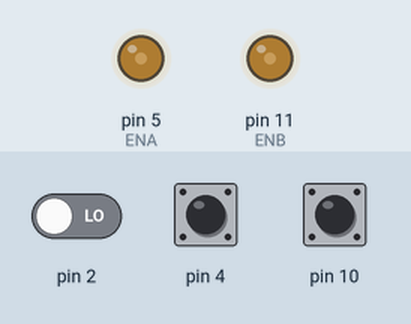
This sketch was run on a simulated Arduino Uno, built with avr-gcc and run on an emulated ATmega328P. Shown: output pins drawn as LEDs (lit = HIGH). The test bench sets the inputs (shaded band); at power-on: pin 10 LOW, pin 4 LOW, pin 2 LOW. What the sketch prints to the serial monitor is not drawn.

Above: at 1.06 s.
1.3 s: pin 10 driven HIGH
4.3 s: pin 4 driven HIGH
5.8 s: pin 4 driven LOW
8.8 s: pin 10 driven LOW
11.8 s: pin 10 pulsed HIGH 2 times (0.12 s each, 0.3 s apart)
15.4 s: pin 4 pulsed HIGH 2 times (0.12 s each, 0.3 s apart)
Timing chart, 0 to 20.0 s (numbered marks = the images above; inputs shaded):
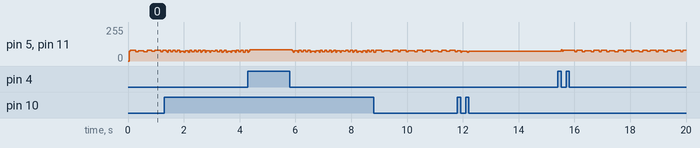

The sketch:

Line_tracking_car.ino
```cpp
//www.elegoo.com
//2016.09.23

int in1=6;
int in2=7;
int in3=8;
int in4=9;
int ENA=5;
int ENB=11;
 int ABS=115;
 void _mForward()
{
  analogWrite(ENA,ABS);
  analogWrite(ENB,ABS);
  digitalWrite(in1,HIGH);//digital output
  digitalWrite(in2,LOW);
  digitalWrite(in3,LOW);
  digitalWrite(in4,HIGH);
  Serial.println("go forward!");
}

void _mBack()
{
  analogWrite(ENA,ABS);
  analogWrite(ENB,ABS);
  digitalWrite(in1,LOW);
  digitalWrite(in2,HIGH);
  digitalWrite(in3,HIGH);
  digitalWrite(in4,LOW);
  Serial.println("go back!");
}

void _mleft()
{
   analogWrite(ENA,ABS);
   analogWrite(ENB,ABS);
  digitalWrite(in1,HIGH);
  digitalWrite(in2,LOW);
  digitalWrite(in3,HIGH);
  digitalWrite(in4,LOW);
   Serial.println("go left!");
}

void _mright()
{
   analogWrite(ENA,ABS);
   analogWrite(ENB,ABS);
  digitalWrite(in1,LOW);
  digitalWrite(in2,HIGH);
  digitalWrite(in3,LOW);
  digitalWrite(in4,HIGH);
   Serial.println("go right!");
}
void _mStop()
{
   digitalWrite(ENA,LOW);
   digitalWrite(ENB,LOW);
   Serial.println("Stop!");
}

void setup()
{
  Serial.begin(9600);
}

void loop() {
  int num1,num2,num3,count;
  count=0;
  num1=digitalRead(10);
  num2=digitalRead(4);
  num3=digitalRead(2);
  if(num2!=0)
  {
    _mForward();
  }
  else if(num1!=0)
  {
     _mleft();
  }
  else
  {
    _mright();
  }
  delay(2);
  _mStop();
  delay(1);
}
```
